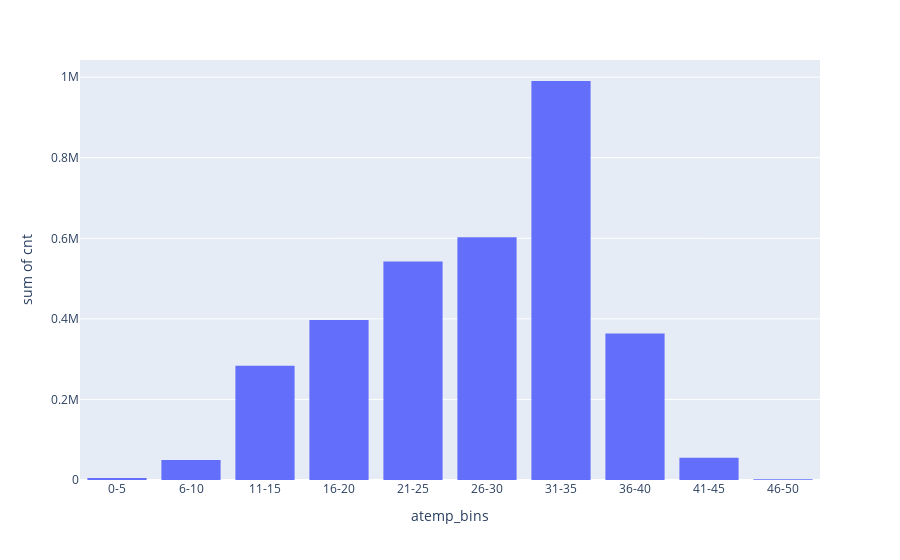

Notebook code for this chart:
### Markdown cell above
### Insight 1: Usage of service vs variation in feeling temperature
First, we want to understand which conditions are more favorable for our users. This way we can understand what patterns might lead to maximum usage, as well as better forecasting of client surges in the event that we want to be mindful of our supply. In this case, we are looking for which (felt) temperatures tend to bring in more clients. We bin all felt temperatures into groups of 5 degrees (After denormalizing to use known measurements), then build a histogram to see what the curve is. Apparently, the most preferred temperature of our users is between 31 and 35 degrees Celsius to use the bike service.

### Code cell
# First, we denormalize the variable (assuming minimum of 0C° and maximum of 50C°)
eda_df['atemp_denorm'] = [round(i*50) for i in eda_df['atemp']]

# Then, we bin the felt temperatures
eda_df['atemp_bins'] = pd.cut(x=eda_df['atemp_denorm'], bins = [0, 5, 10, 15, 20, 25, 30, 35, 40, 45, 50],
                              labels = ['0-5', '6-10', '11-15', '16-20', '21-25', '26-30', '31-35', '36-40', '41-45', '46-50'])

# We continue by plotting how (perceived) temperature affects user count.
atemp_data = eda_df[['cnt', 'atemp_bins']]
atemp_data_hist = px.histogram(atemp_data, x='atemp_bins', y='cnt', category_orders=dict(atemp_bins=['0-5', '6-10', '11-15', '16-20', '21-25', '26-30', '31-35', '36-40', '41-45', '46-50']))
atemp_data_hist

### Figure 1 — Plotly figure (JSON) as saved in the notebook; plotly's stock layout.template omitted (floating-point values rounded to 4 significant figures; data arrays with more than 128 entries replaced by an {"elided": "..."} marker saying what was removed)
{"data": [{"alignmentgroup": "True", "bingroup": "x", "histfunc": "sum", "hovertemplate": "atemp_bins=%{x}<br>sum of cnt=%{y}<extra></extra>", "legendgroup": "", "marker": {"color": "#636efa", "pattern": {"shape": ""}}, "name": "", "offsetgroup": "", "orientation": "v", "showlegend": false, "type": "histogram", "x": {"elided": "17379 str values"}, "xaxis": "x", "y": {"elided": "17379 int values"}, "yaxis": "y"}], "layout": {"autosize": true, "barmode": "relative", "legend": {"tracegroupgap": 0}, "margin": {"t": 60}, "xaxis": {"anchor": "y", "autorange": true, "categoryarray": ["0-5", "6-10", "11-15", "16-20", "21-25", "26-30", "31-35", "36-40", "41-45", "46-50"], "categoryorder": "array", "domain": [0, 1], "range": [-0.5, 9.5], "title": {"text": "atemp_bins"}, "type": "category"}, "yaxis": {"anchor": "x", "autorange": true, "domain": [0, 1], "range": [0, 1043000.0], "title": {"text": "sum of cnt"}, "type": "linear"}}}
